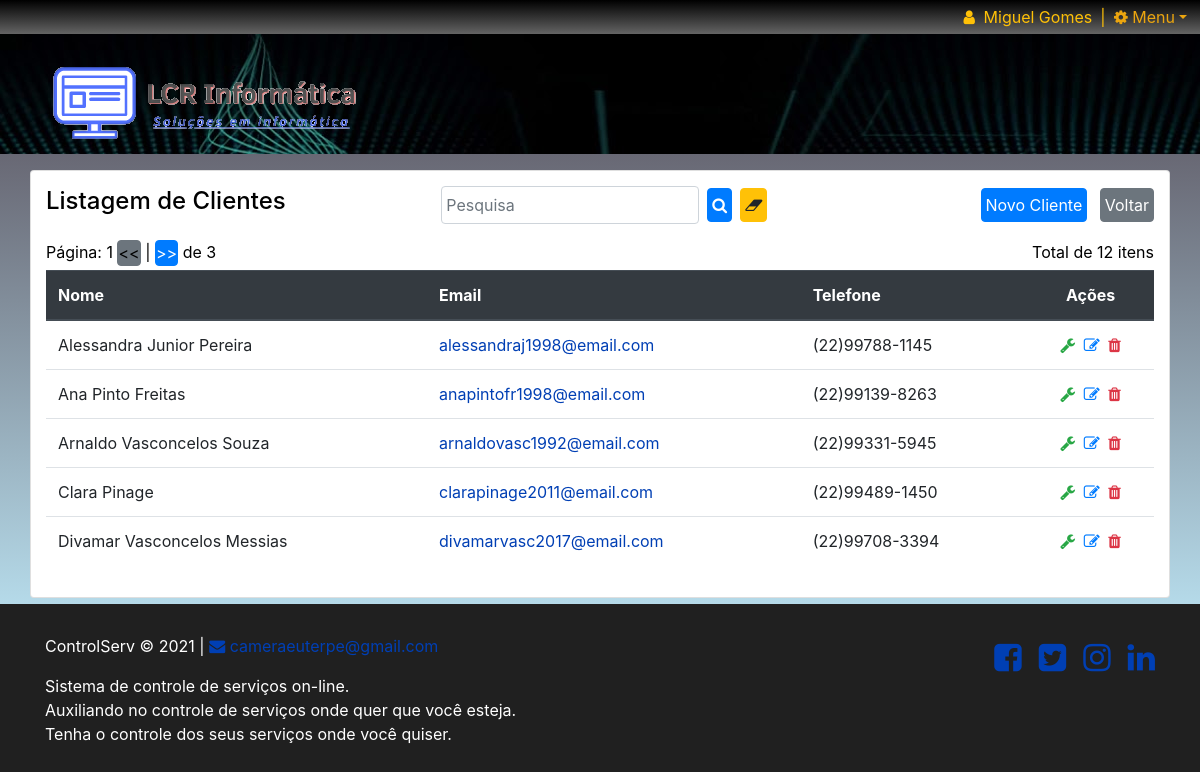
Page /?a=clientes-list (signed in) on the committed database.
### tables this page shows
CREATE TABLE `clientes` (
  `id_cliente` int UNSIGNED NOT NULL,
  `id_usuario` int UNSIGNED DEFAULT NULL,
  `nome` varchar(50) DEFAULT NULL,
  `email` varchar(50) DEFAULT NULL,
  `telefone` varchar(15) DEFAULT NULL,
  `endereco` varchar(150) DEFAULT NULL,
  `created_at` datetime DEFAULT CURRENT_TIMESTAMP,
  `updated_at` datetime DEFAULT CURRENT_TIMESTAMP
);

### index.php (called while the page is built, shortened)
<?php
include_once('inc/funcoes.php');
include_once('inc/gestorBD.php');
include_once('webgeral/_header.php');
include_once('webgeral/routes.php');
include_once('webgeral/_footer.php');
?>

### inc/gestorBD.php (called while the page is built, shortened)
<?php
class cl_gestorBD
{
    public function EXE_QUERY($query, $parametros = NULL, $fechar_ligacao = TRUE)
    {
        $ligacao = $this->ligacao();
        $gestor = $ligacao->prepare($query);
        if ($parametros != NULL) {
            $gestor->execute($parametros);
        } else {
            $gestor->execute();
        }
        $resultados = $gestor->fetchAll(PDO::FETCH_ASSOC);
        return $resultados;
    }
    private function ligacao()
    {
        $config = funcoes::Config();
        $ligacao = new PDO(
            'mysql:host='.$config['BD_HOST'].
            ';dbname='.$config['BD_DATABASE'].
            ';charset='.$config['BD_CHARSET'],
            $config['BD_USERNAME'],
            $config['BD_PASSWORD'],
            array(PDO::ATTR_PERSISTENT => TRUE)
        );
        $ligacao->setAttribute(PDO::ATTR_ERRMODE, PDO::ERRMODE_EXCEPTION);
        return $ligacao;
    }
}
?>

### webgeral/clientes/clientes_list.php (the view, shortened to what this page needs)
<?php
$gestor = new cl_gestorBD();
$itens_pag = 5;
$param = [];
$sql = '';
$campo_busca = '';
$pagina = 1;
$user_ativo = $_SESSION['id_usuario'];
$item_inicial = ($pagina * $itens_pag) - $itens_pag;
if (isset($_SESSION['texto-busca'])) {
    $campo_busca = $_SESSION['texto-busca'];
    $param = [':p'  => "%" . $campo_busca . "%", ':id' => $user_ativo];
    $sql = 'SELECT * FROM clientes WHERE id_usuario = :id AND (nome LIKE :p OR email LIKE :p)
     ORDER BY nome ASC LIMIT ' . $item_inicial . ',' . $itens_pag;
    $sql_tot = 'SELECT id_cliente FROM clientes WHERE id_usuario = :id
     AND (nome LIKE :p OR email LIKE :p)';
} else {
    $param = [':id' => $user_ativo];
    $sql = 'SELECT * FROM clientes WHERE id_usuario = :id ORDER BY nome
     ASC LIMIT ' . $item_inicial . ',' . $itens_pag;
    $sql_tot = 'SELECT id_cliente FROM clientes WHERE id_usuario = :id';
}
$clientes = $gestor->EXE_QUERY($sql, $param);
$tot_itens = count($gestor->EXE_QUERY($sql_tot, $param));
?>
<div class="container-fluid perfil">
    <div class="container">
        <div class="row justify-content-center">
            <div class="col-12 card m-3 pb-3">
                <div class="row">
                    <div class="col-md-4 align-self-center mt-3 mb-3">
                        <h4>Listagem de Clientes</h4>
                    </div>
                    <div class="col-md-4 align-self-center">
                        <form action="?a=clientes-list" method="post">
                            <div class="form-inline">
                                <input class="form-control ml-3 p-1" type="text" name="txt-busca"
                                placeholder="Pesquisa" value="<?= $campo_busca ?>">
                                <button class="p-1 btn btn-primary ml-2">
                                    <i class="fa fa-search"></i>
                                </button>
                                <a href="?a=clientes-list&c=true" class="p-1 btn btn-warning ml-2">
                                    <i class="fa fa-eraser"></i>
                                </a>
                            </div>
                        </form>
                    </div>
                    <div class="col-md-4 text-right align-self-center">
                        <a class="p-1 btn btn-primary btn-size-150 mr-2"
                        href="?a=clientes-add">Novo Cliente</a>
                        <a class="p-1 btn btn-secondary btn-size-150" href="?a=home">Voltar</a>
                    </div>
                </div>
                <div>
                    <?php funcoes::Paginacao('?a=clientes-list', $pagina, $itens_pag, $tot_itens); ?>
                </div>
                <table class="table table-hover">
                    <thead class="thead-dark">
                        <th>Nome</th>
                        <th>Email</th>
                        <th>Telefone</th>
                        <th class="text-center">Ações</th>
                    </thead>
                    <tbody>
                        <?php foreach ($clientes as $cli) : ?>
                            <tr>
                                <td><?= $cli['nome'] ?></td>
                                <td><a href="mailto:<?= $cli['email'] ?>">
                                        <?= $cli['email'] ?></a></td>
                                <td><?= $cli['telefone'] ?></td>
                                <td class="text-center">
                                    <a href="?a=servicos-list&i=<?= $cli['id_cliente'] ?>">
                                        <i class="text-success fa fa-wrench"></i></a>
                                    <a href="?a=clientes-upd&i=<?= $cli['id_cliente'] ?>">
                                        <i class="text-primary ml-1 fa fa-edit"></i></a>
                                    <a href="?a=clientes-del&i=<?= $cli['id_cliente'] ?>">
                                        <i class="text-danger ml-1 fa fa-trash"></i></a>
                                </td>
                            </tr>
                        <?php endforeach; ?>
                    </tbody>
                </table>
            </div>
        </div>
    </div>
</div>

### webgeral/_header.php (shortened to what this page needs)
<!DOCTYPE html>
<html lang="pt-br">
<head>
    <link rel="stylesheet" href="https://stackpath.bootstrapcdn.com/bootstrap/4.5.0/css/bootstrap.min.css">
    <link rel="stylesheet" href="https://stackpath.bootstrapcdn.com/font-awesome/4.7.0/css/font-awesome.min.css">
    <link rel="stylesheet" href="inc/css/main.css">
</head>
<body class="body-container">
<?php include_once('barra_menu.php');  ?>
<div class="container-fluid cabecalho-web">
    <a href="?a=home"><img class="logo" src="inc/images/logo.png" alt="logo"></a>
</div>

### webgeral/barra_menu.php (shortened to what this page needs)
<div class="container-fluid barra-cliente">
    <?php if (funcoes::VerificarLogin()) : ?>
        <div class="dropdown text-warning">
            <i class="fa fa-user mr-1 mt-1"></i>
            <span class="mr-2"><?= $_SESSION['nome_usuario'] ?></span>|
            <a href="" class="ml-1 mr-2 dropdown-toggle" id="d1" data-toggle="dropdown"
              aria-haspopup="true" aria-expanded="false"><i class="fa fa-cog"></i> Menu</a>
        </div>
    <?php endif; ?>
</div>

### webgeral/routes.php (shortened to what this page needs)
<?php
$a = 'home';
if (isset($_GET['a'])) {
    $a = $_GET['a'];
}
switch($a){
    case 'clientes-list':
        include_once('./webgeral/clientes/clientes_list.php');
    break;
}

### inc/funcoes.php (shortened to what this page needs)
<?php
class funcoes
{
    public static function VerificarLogin()
    {
        $resultado = false;
        if (isset($_SESSION['id_usuario'])) {
            $resultado = true;
        }
        return $resultado;
    }
    public static function Paginacao($source, $pag_atual, $itens_pag, $tot_itens)
    {
        $max_pag = ceil($tot_itens / $itens_pag);
        echo '<div class="row">';
            echo '<div class="col-sm-6 mb-1">';
                echo 'Página: '.$pag_atual.' ';
                if($pag_atual == 1){
                    echo '<a class="p-0 btn btn-secondary"><<</a>';
                } else {
                    echo '<a class="p-0 btn btn-primary" href="'.$source.'&p='.($pag_atual-1).'"><<</a>';
                }
                echo ' | ';
                if($pag_atual == $max_pag){
                    echo '<a class="p-0 btn btn-secondary">>></a>';
                } else {
                    echo '<a class="p-0 btn btn-primary" href="'.$source.'&p='.($pag_atual+1).'">>></a>';
                }
                echo ' de '.$max_pag;
            echo '</div>';
            echo '<div class="col-sm-6 mb-1 text-right">';
                echo 'Total de '.$tot_itens.' itens';
            echo '</div>';
        echo '</div>';
    }
}

### webgeral/_footer.php (shortened to what this page needs)
<footer class="container rodape">
    <div class="row">
        <div class="col-sm-6 col-12">
            <p>ControlServ &copy; <?= date('Y'); ?> | <a href="mailto:">
                <i class="fa fa-envelope"></i> cameraeuterpe@gmail.com</a></p>
            <p>Sistema de controle de serviços on-line.
                <br>Auxiliando no controle de serviços onde quer que você esteja.
                <br>Tenha o controle dos seus serviços onde você quiser.
            </p>
        </div>
        <div class="col-sm-6 col-12 rodape-social text-right">
        <a href=""><i class="fa fa-facebook-square mr-2"></i></a>
        <a href=""><i class="fa fa-twitter-square mr-2"></i></a>
        <a href=""><i class="fa fa-instagram mr-2"></i></a>
        <a href=""><i class="fa fa-linkedin"></i></a>
        </div>
    </div>
</footer>
</body>
</html>

### inc/css/main.css (style rules this page uses)
.cabecalho-web { background-image: url("../images/fundo.jpeg"); height: 120px; }
.logo { margin-top: 10px; margin-left: 20px; }
.barra-cliente { background: linear-gradient(black, rgb(100,100,100)); text-align: right; color: white; padding: 5px; }
.barra-cliente a { text-decoration: none; color: rgb(235,165,15); }
.body-container { background-color: rgb(32, 32, 32); color: white; }
a { color: rgb(0, 63, 180); }
.rodape { margin-top: 30px; color: white; font-size: 1em; }
.rodape-social { font-size: 2em; }
.perfil { background: linear-gradient(rgb(104, 104, 116), rgb(181, 218, 233)); color: black; height: 450px; }

### rows in the picture
clientes: nome "Alessandra Junior Pereira", email "alessandraj1998@email.com", telefone "(22)99788-1145"
clientes: nome "Ana Pinto Freitas", email "anapintofr1998@email.com", telefone "(22)99139-8263"
clientes: nome "Arnaldo Vasconcelos Souza", email "arnaldovasc1992@email.com", telefone "(22)99331-5945"
clientes: nome "Clara Pinage", email "clarapinage2011@email.com", telefone "(22)99489-1450"
clientes: nome "Divamar Vasconcelos Messias", email "divamarvasc2017@email.com", telefone "(22)99708-3394"

### other values in the picture
$_SESSION['nome_usuario'] "Miguel Gomes"
$pag_atual "1"
$max_pag "3"
$tot_itens "12"
